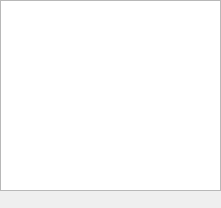
<?xml version="1.0" encoding="UTF-8"?>
<ui version="4.0">
 <class>ComponentWidget</class>
 <widget class="QWidget" name="ComponentWidget">
  <property name="geometry">
   <rect>
    <x>0</x>
    <y>0</y>
    <width>221</width>
    <height>208</height>
   </rect>
  </property>
  <property name="windowTitle">
   <string>Form</string>
  </property>
  <widget class="QTreeView" name="treeView">
   <property name="geometry">
    <rect>
     <x>0</x>
     <y>0</y>
     <width>221</width>
     <height>191</height>
    </rect>
   </property>
  </widget>
 </widget>
 <resources/>
 <connections/>
</ui>
